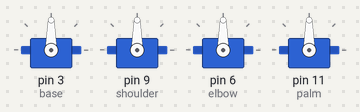
This sketch was run on a simulated Arduino Uno, built with avr-gcc and run on an emulated ATmega328P. Shown: 4 × servo.

Above: at 0.05 s.
At 2.5 s:
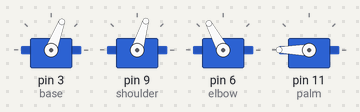
At 3.75 s:
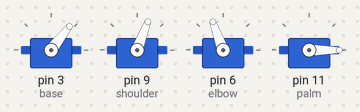
At 4.65 s:
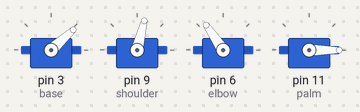
At 5.6 s:
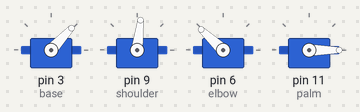
At 7.45 s:
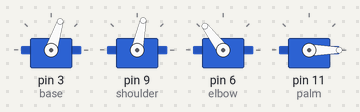
Timing chart, 0 to 9.7 s (numbered marks = the images above):
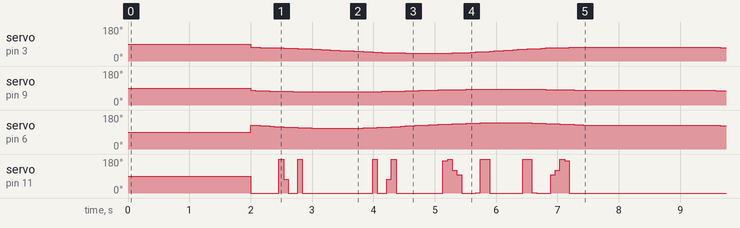

The sketch:

Shapes_Sketch.ino
```cpp
#include <Servo.h>

Servo base;
Servo shoulder;
Servo elbow;
Servo palm;
// Hardcoding Servo PWM values for accuracy.
int tang[] = {900,910,920,933,945,956,966,976,986,1000,1010,1020,1030,1040,1050,1058,1068,1078,1090,1100,1110,1125,1135,1145,1156,1167,1177,1187,1197,1210,1222,1232,1242,1255,1265,1275,1285,1296,1307,1318,1330,1340,1350,1360,1373,1383,1393,1404,1414,1424,1434,1444,1456,1466,1478,1488,1498,1508,1520,1530,1543,1553,1563,1573,1585,1595,1605,1615,1625,1638,1648,1658,1670,1680,1691,1702,1712,1722,1734,1744,1754,1764,1774,1788,1798,1808,1818,1830,1840,1850,1860,1865,1878,1885,1893,1904,1915,1927,1938,1949,1956,1966,1976,1984,1994,2004,2014,2024,2034,2044,2054,2064,2074,2084,2094};
float LENGTH1 = 200.0;
float LENGTH2 = 250.0;

void setup() {
  Serial.begin(9600);
  base.attach(3);
  shoulder.attach(9);
  elbow.attach(6);
  palm.attach(11);
}

void loop() {
  //setArm(0.0 ,0.0, 350.0 ,0.0);
  delay(2000);
  circle();
  //square();
}

void square(){
  float out = 0.0;
  float  out2 = 0.0;
  for(out = 300.0; out < 370.0; out += 1 ) {
    setArm( 0, 0, out, 0 );
    delay( 10 );
  }
  delay(100);
  for(out2 = 0 ; out2 < 150.0 ; out2 += 1){
    setArm(out2 , 0 , out , 0);
    delay(10);
  }
  delay(100);
  for(; out > 300.0; out -= 1 ) {
    setArm( out2, 0, out, 0 );
    delay(10);
  }
  delay(100);
  for(; out2 > 0.0 ; out2 -= 1){
    setArm(out2 , 0 , out , 0);
    delay(10);
  }
}

void setArm( float x, float y, float z, float grip_angle_d )
{ y = -50;
  float baseAngle = calculatebaseAngle(x,z);
  base.write(abs(baseAngle));

  float hypotenuse = sqrt(square(y)+square(z));
  float a = atan(y/z);
  float b = acos((square(LENGTH1)+square(hypotenuse)-square(LENGTH2))/(2*LENGTH1*hypotenuse));
  float theta1 = toDegrees(a+b);
  int temp = (int)abs(theta1);
  shoulder.write(tang[temp]);

  float c = acos((square(LENGTH2)+square(LENGTH1)-square(hypotenuse))/(2*LENGTH1*LENGTH2));
  float  theta2 = 180 - toDegrees(c);
  int temp2  = (int)abs(theta2);
  elbow.write(tang[temp2]);

  float palmAngle = 360 - abs(temp +temp2 );
  int temp3 = (int)palmAngle;
  palm.write(tang[temp3]);

}

float calculatebaseAngle(float x ,float z){
  float angle = atan(x/z);
  return (57 + toDegrees(angle));    //Max turnigy servos can move is 114 deg therefore base spin = +- 57 deg
}

float square(float x) {
  return x*x;
}

float toDegrees(float angle){
  return (angle*57.2957795 );
}
void circle()
{
  #define RADIUS 40.0
  float zaxis,xaxis;
  for( float angle = 0.0; angle < 360.0; angle += 5.0 ) {
    zaxis = RADIUS * sin( radians( angle )) + 320;
    xaxis = RADIUS * cos( radians( angle )) ;
    xaxis = xaxis*2.2; // To compensate for offset in base movement
    setArm( xaxis, 0, zaxis, 0 );
    delay(75);
  }
}
```

Measured:
- by itself, servo on pin 11 (palm): moves between 0° and 180°, repeating every 7.5 s
